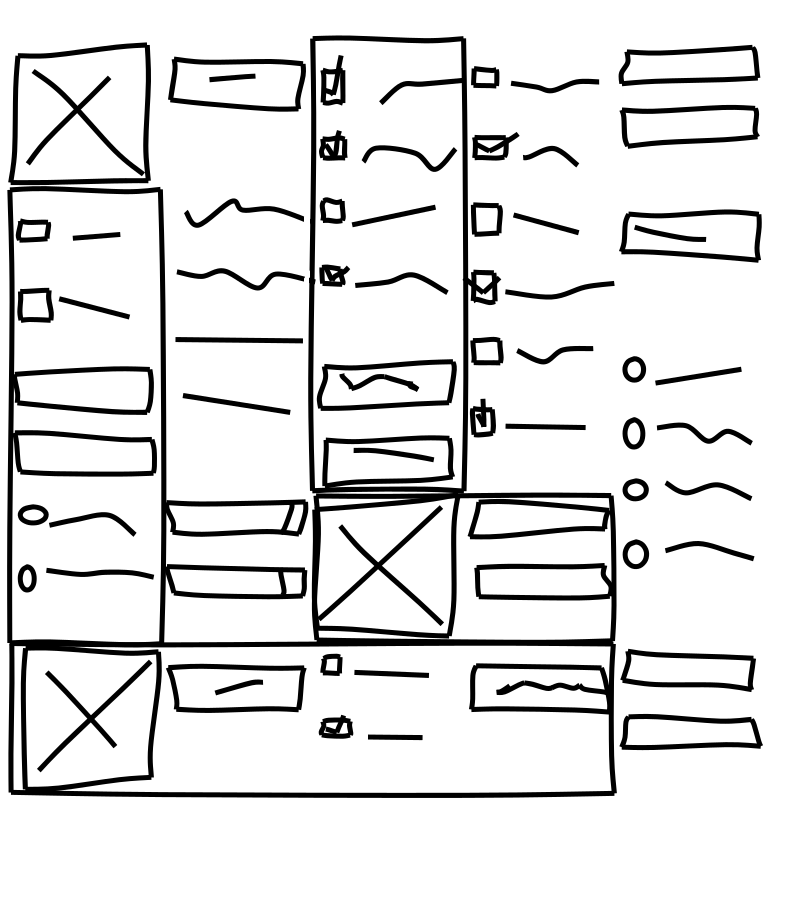
#> input picture dataset/data/modified/0.png, 800 x 900 px
$ python test.py ../dataset/data/modified/0.png   (older library calls are emulated)
#> lines starting #> are read from the running program, lines starting #| are printed output that depends on the picture; after the words box and inside, x2 and y2 are one past the last pixel; in counts of white or black regions, pixels touching at a corner belong together
import cv2 as cv
import numpy as np
import argparse
import random

def segment(path):
#> called with path = '../dataset/data/modified/0.png'
  print(path)
  image = cv.imread(path, cv.IMREAD_GRAYSCALE)
#> image is the input picture: shape (900, 800); min 0, max 255, mean 225.4
  _, thresh_img = cv.threshold(image, 128, 256, cv.THRESH_BINARY_INV)
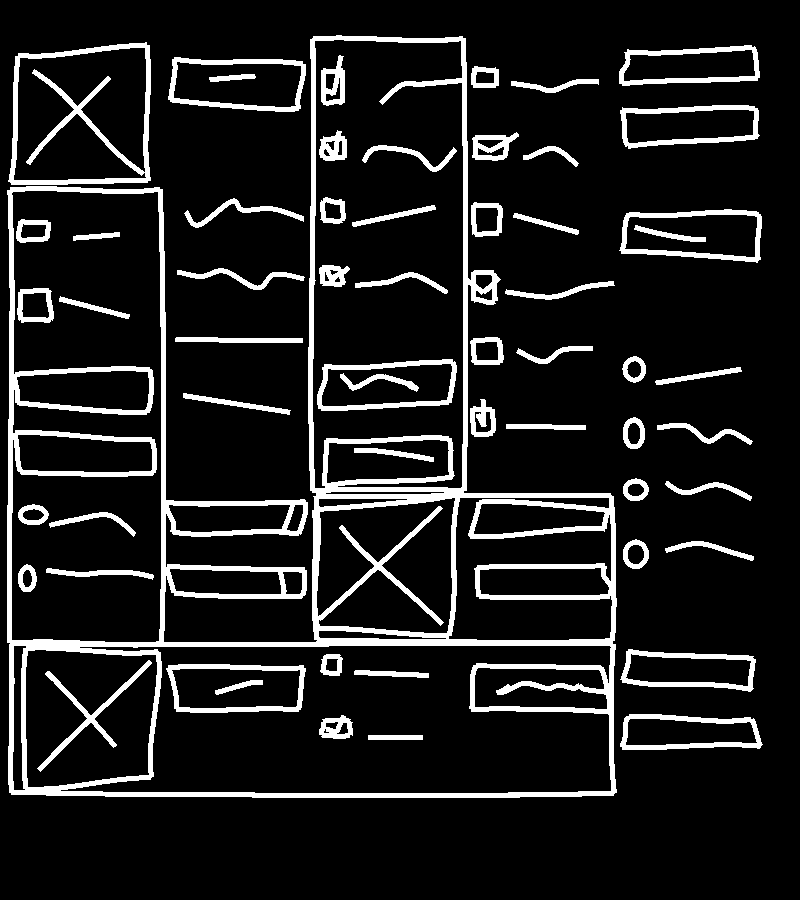
#> thresh_img: shape (900, 800); 11.6% white; 58 white regions

  dst = cv.distanceTransform(thresh_img, cv.DIST_C, 0)
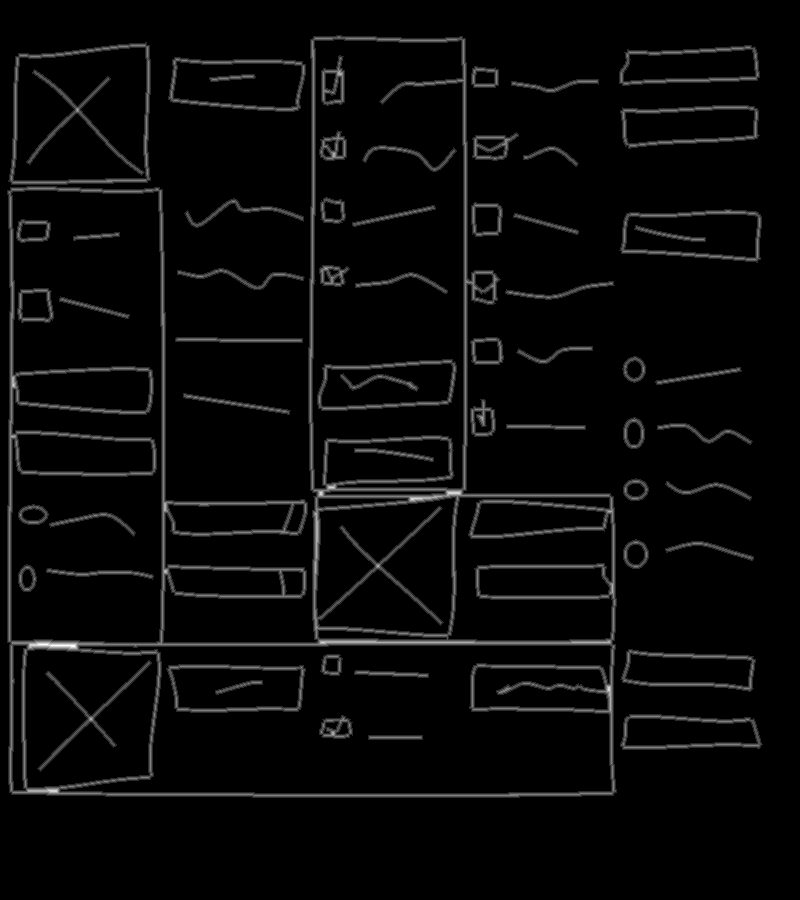
#> dst: shape (900, 800) float32; min 0, max 6, mean 0.203; drawn with min black and max white
  cv.normalize(dst, dst, 0, 1.0, cv.NORM_MINMAX)
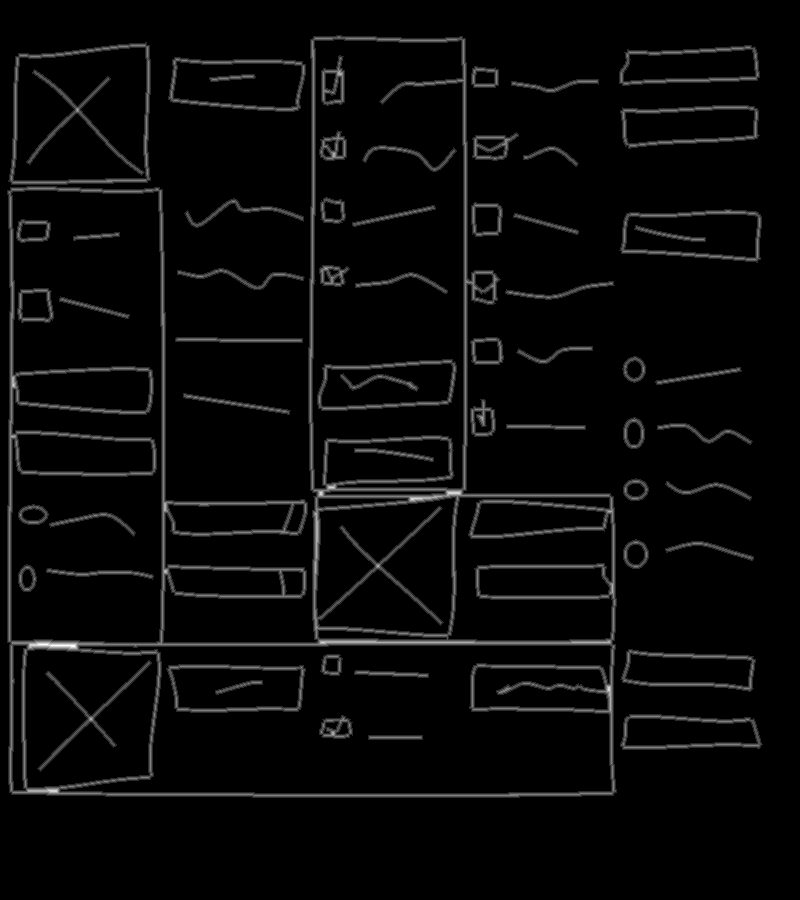
#> dst: shape (900, 800) float32; 11.6% of pixels changed, all inside (x1, y1, x2, y2) = (7, 35, 763, 798)

  color = cv.cvtColor(image, cv.COLOR_GRAY2BGR)
  color2 = cv.cvtColor(image, cv.COLOR_GRAY2BGR)
  color2[::] = (0,0,0)
#> color2: shape (900, 800, 3); every value is 0
  color3 = cv.cvtColor(image, cv.COLOR_GRAY2BGR)
  color3[::] = (0,0,0)

  cv.imshow('Thresh', thresh_img)
  cv.imshow('Dst', dst)
  cv.waitKey()

  im2, contours, hierarchy = cv.findContours(thresh_img, cv.RETR_TREE, cv.CHAIN_APPROX_SIMPLE)
#> contours = 116 contours, 1 with area under 20; largest, box (x1, y1, x2, y2) and area: (7, 35, 617, 798) 290506, (60, 645, 612, 794) 61332, (312, 39, 464, 489) 60156, (11, 190, 162, 643) 54938, (8, 42, 151, 185) 18291
  size = len(contours)
#> size = 116

  levels = {}
  currLevel = 0

  for (a,b,c,d) in hierarchy[0]:
    if levels.__contains__(str(d)):
      continue
    else:
      levels[str(d)]=currLevel
      currLevel+=1
#> this loop made 116 passes
#> (a, b, c, d) on passes 1 to 12: (2, -1, 1, -1), (-1, -1, -1, 0), (4, 0, 3, -1), (-1, -1, -1, 2), (5, 2, -1, -1), (7, 4, 6, -1), (-1, -1, -1, 5), (8, 5, -1, -1), (10, 7, 9, -1), (-1, -1, -1, 8), (11, 8, -1, -1), (12, 10, -1, -1)
#> after the loop, currLevel = 39; levels = 39 items

  maxLevel = currLevel-1
#> maxLevel = 38

  for index, contour in enumerate(contours):
    idx = hierarchy[0][index][3]
    print(idx)
    level = levels[str(idx)]+1

    epsilon = 0.001*cv.arcLength(contour,True)
    contour = cv.approxPolyDP(contour,epsilon,True)
    if len(contour) > 200: continue
    clr = lerpColor(
      (0, 0, 0), (255, 255, 255),
      level/float(maxLevel+1)
    )
    print(maxLevel)
    cv.drawContours(color, [contour], -1, clr, -1)

    clr = (
      random.randint(0,256),
      random.randint(0,256),
      random.randint(0,256)
    )
    cv.drawContours(color2, [contour], -1, clr, -1)

    x,y,w,h = cv.boundingRect(contour)
    cv.rectangle(color3, (x,y), (x+w, y+h), clr, -1)
#> this loop made 116 passes
#> (idx, level, epsilon, r in lerpColor, x, y, w) on passes 1 to 10: (-1, 1, 0.344, (6.54, 6.54, 6.54), 620, 714, 143), (0, 2, 0.309, (13.08, 13.08, 13.08), 625, 718, 133), (-1, 1, 0.338, (6.54, 6.54, 6.54), 620, 649, 136), (2, 3, 0.302, (19.62, 19.62, 19.62), 625, 653, 127), (-1, 1, 0.201, (6.54, 6.54, 6.54), 665, 541, 89), (-1, 1, 0.0898, (6.54, 6.54, 6.54), 623, 539, 26), (5, 4, 0.0617, (26.15, 26.15, 26.15), 627, 544, 18), (-1, 1, 0.204, (6.54, 6.54, 6.54), 665, 481, 87), (-1, 1, 0.0782, (6.54, 6.54, 6.54), 623, 478, 26), (8, 5, 0.0495, (32.69, 32.69, 32.69), 627, 483, 18)
#> (contour, idx, level, epsilon, r in lerpColor, x, y) on pass 55: ([[368, 735], [368, 739], [422, 739], [422, 735]], 53, 22, 0.116, (143.8, 143.8, 143.8), 368, 735)
#> (printed output is left out)
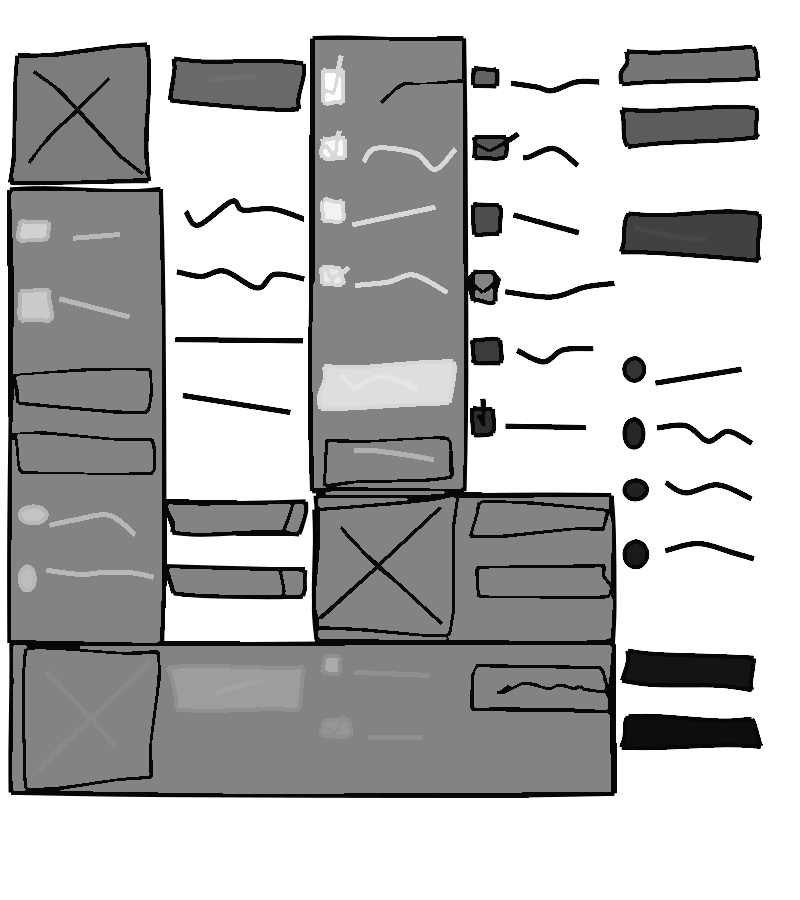
#> color: shape (900, 800, 3); min 0, max 255, mean 183.2
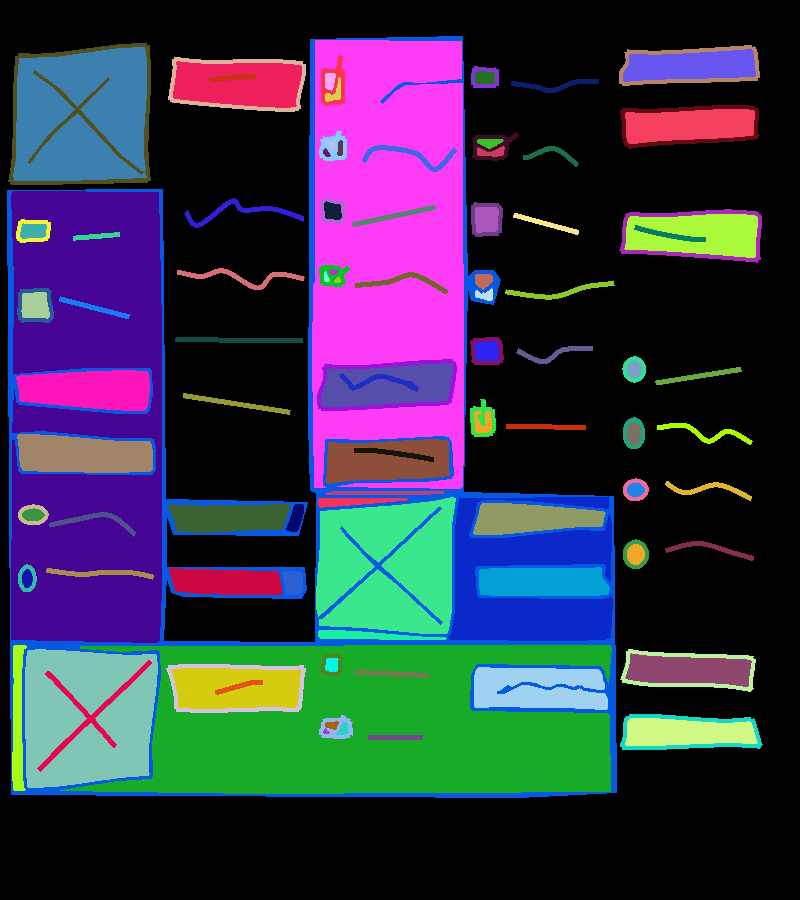
#> color2: shape (900, 800, 3); mean B, G, R 72.7, 51.7, 52.3
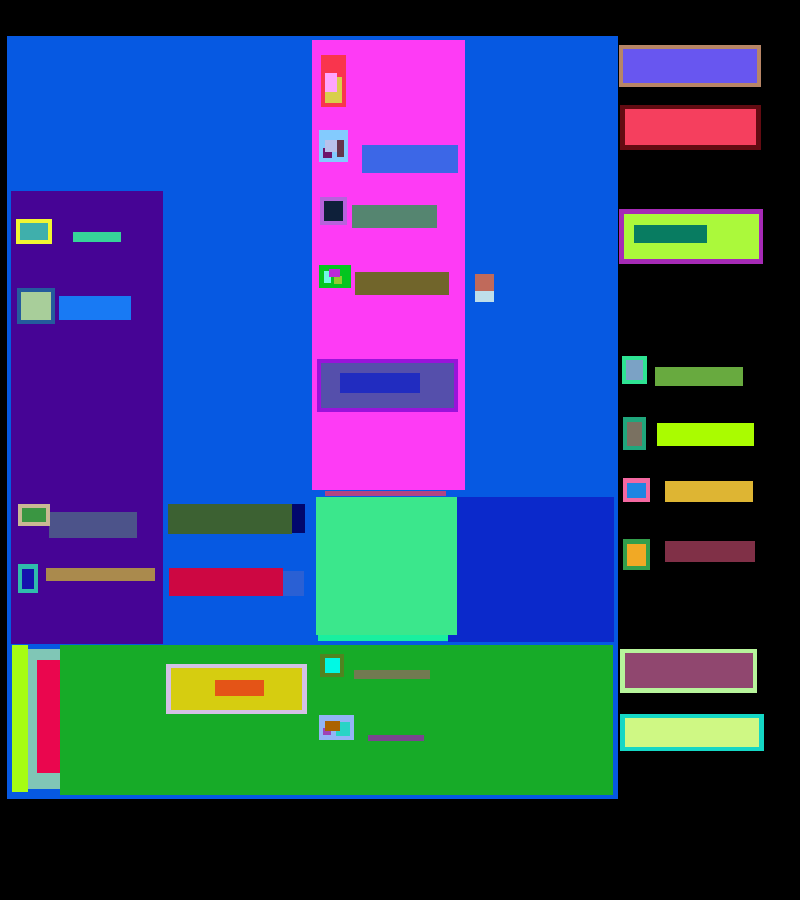
#> color3: shape (900, 800, 3); mean B, G, R 117.9, 69.8, 48

  cv.imshow('Hierarchy', color)
  cv.imshow('Elements', color2)
  cv.imshow('Rects', color3)


  cv.waitKey()

def lerpColor(a,b,l):
  r = (
    l*b[0] + (1-l)*a[0],
    l*b[1] + (1-l)*a[1],
    l*b[2] + (1-l)*a[2]
  )
  return r


def main():
  parser = argparse.ArgumentParser(description="Segmentation Test")
  parser.add_argument('path')

  args = parser.parse_args()

  segment(args.path)


if __name__ == "__main__":
    main()
